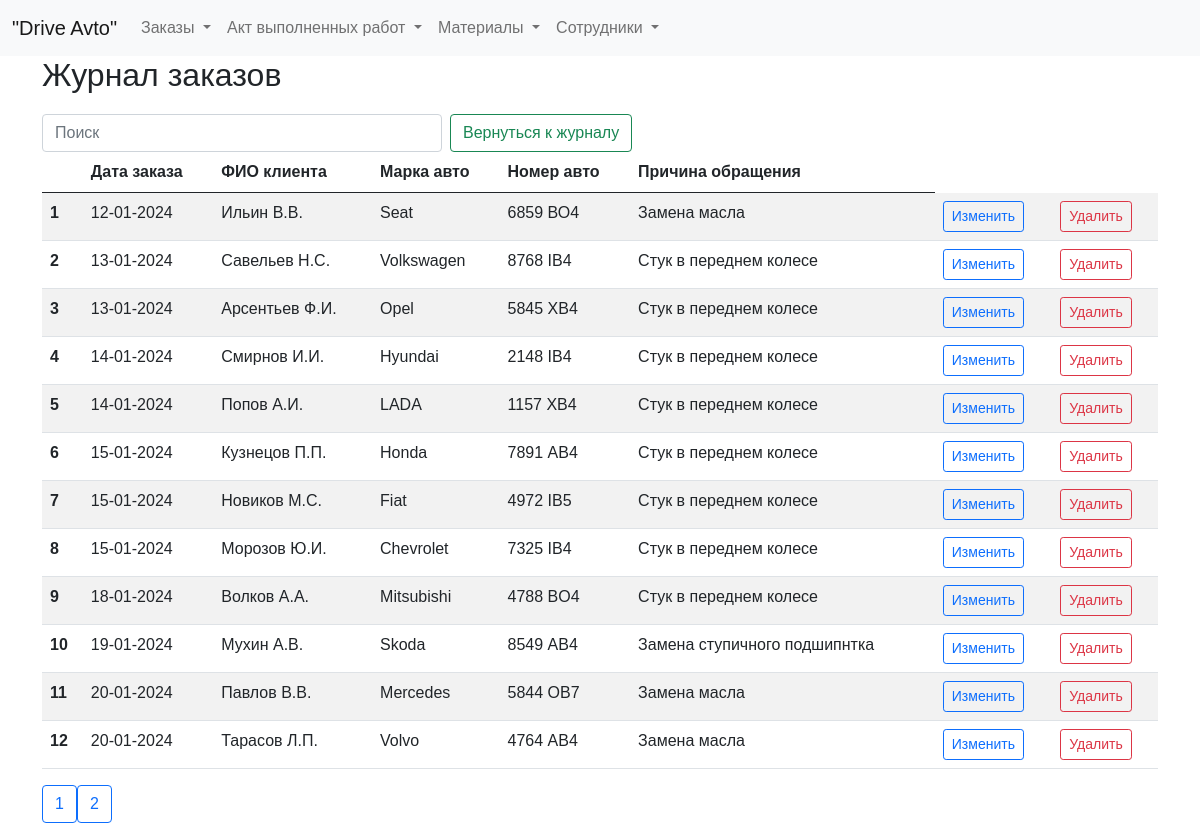
The app's page /zhurnal with its own data.
### tables this page shows
CREATE TABLE log (
id integer PRIMARY KEY AUTOINCREMENT,
data_order text NOT NULL,
name_customer text NOT NULL,
brand_car text NOT NULL,
number_car text NOT NULL,
text_order text NOT NULL
);

### fcompany.py (the view)
@app.route("/zhurnal")
def showZhurnal():
    return render_template("zhurnal.html", title="Журнал", log=dbase.getLog())

### FDataBase.py (called while the page is built)
    def getLog(self):
        sql = '''SELECT * FROM log'''
        try:
            self.__cur.execute(sql)
            res = self.__cur.fetchall()
            log_list = [dict(row) for row in res]
            if log_list: return log_list
        except:
            print("Ошибка чтения из БД")
        return []

### fcompany.py (called while the page is built)
def connect_db():  # общая функция для установления соединения с БД
    conn = sqlite3.connect(app.config['DATABASE'])
    conn.row_factory = sqlite3.Row  # записи будут представлены не в виде кортежей, а в виде словаря (для исп в шаблонах)
    return conn

def get_db():
    if not hasattr(g, 'link_db'):
        g.link_db = connect_db()
    return g.link_db

@app.before_request
def before_request():
    global dbase
    db = get_db()
    dbase = FDataBase(db)

### templates/zhurnal.html (shortened to what this page needs)
{% extends 'base.html' %}
{% block content %}
<h2>Журнал заказов</h2>
<form class="d-flex" role="search">
  <input class="form-control me-2 narrow-search" type="search" id="searchInput" placeholder="Поиск" aria-label="Search">
  <button class="btn btn-outline-success narrow-button" type="submit">Вернуться к журналу</button>
</form>
<table id="myTable" class="table table-striped">
  <thead>
    <tr>
      <th scope="col"></th>
      <th scope="col">Дата заказа</th>
      <th scope="col">ФИО клиента</th>
      <th scope="col">Марка авто</th>
      <th scope="col">Номер авто</th>
      <th scope="col">Причина обращения</th>
    </tr>
  </thead>
  <tbody>
    {% for row in log %}
    <tr>
      <th scope="row">{{ loop.index }}</th>
      <td>{{ row.data_order }}</td>
      <td>{{ row.name_customer }}</td>
      <td>{{ row.brand_car }}</td>
      <td>{{ row.number_car }}</td>
      <td>{{ row.text_order }}</td>
      <td>
          <a href="/edit_entry/{{ row.id }}" class="btn btn-outline-primary btn-sm">Изменить</a>
      </td>
      <td>
        <form action="/delete_entry/{{ row.id }}" method="post">
            <button type="submit" class="btn btn-outline-danger btn-sm">Удалить</button>
        </form>
      </td>
    </tr>
    {% endfor %}
  </tbody>
</table>
<div class="pagination">
  <button class="btn btn-outline-primary prev-page"></button>
  <button class="btn btn-outline-primary next-page"></button>
</div>
{% endblock %}

### static/css/styles.css (style rules this page uses)
.narrow-button { max-width: 250px; white-space: nowrap; font-size: 16px; }
.narrow-search { max-width: 400px; }
html, body { font-family: 'Arial'; margin: 0; padding: 0; height: 100%; width: 100%; }
a { color: #0059b2; text-decoration: none; }

### records on screen
log: data_order "12-01-2024", name_customer "Ильин В.В.", brand_car "Seat", number_car "6859 ВО4", text_order "Замена масла"
log: data_order "13-01-2024", name_customer "Савельев Н.С.", brand_car "Volkswagen", number_car "8768 IB4", text_order "Стук в переднем колесе"
log: data_order "13-01-2024", name_customer "Арсентьев Ф.И.", brand_car "Opel", number_car "5845 ХB4", text_order "Стук в переднем колесе"
log: data_order "14-01-2024", name_customer "Смирнов И.И.", brand_car "Hyundai", number_car "2148 IB4", text_order "Стук в переднем колесе"
log: data_order "14-01-2024", name_customer "Попов А.И.", brand_car "LADA", number_car "1157 ХB4", text_order "Стук в переднем колесе"
log: data_order "15-01-2024", name_customer "Кузнецов П.П.", brand_car "Honda", number_car "7891 АB4", text_order "Стук в переднем колесе"
log: data_order "15-01-2024", name_customer "Новиков М.С.", brand_car "Fiat", number_car "4972 IB5", text_order "Стук в переднем колесе"
log: data_order "15-01-2024", name_customer "Морозов Ю.И.", brand_car "Chevrolet", number_car "7325 IB4", text_order "Стук в переднем колесе"
log: data_order "18-01-2024", name_customer "Волков А.А.", brand_car "Mitsubishi", number_car "4788 BО4", text_order "Стук в переднем колесе"
log: data_order "19-01-2024", name_customer "Мухин А.В.", brand_car "Skoda", number_car "8549 АB4", text_order "Замена ступичного подшипнтка"
log: data_order "20-01-2024", name_customer "Павлов В.В.", brand_car "Mercedes", number_car "5844 ОВ7", text_order "Замена масла"
log: data_order "20-01-2024", name_customer "Тарасов Л.П.", brand_car "Volvo", number_car "4764 АВ4", text_order "Замена масла"
